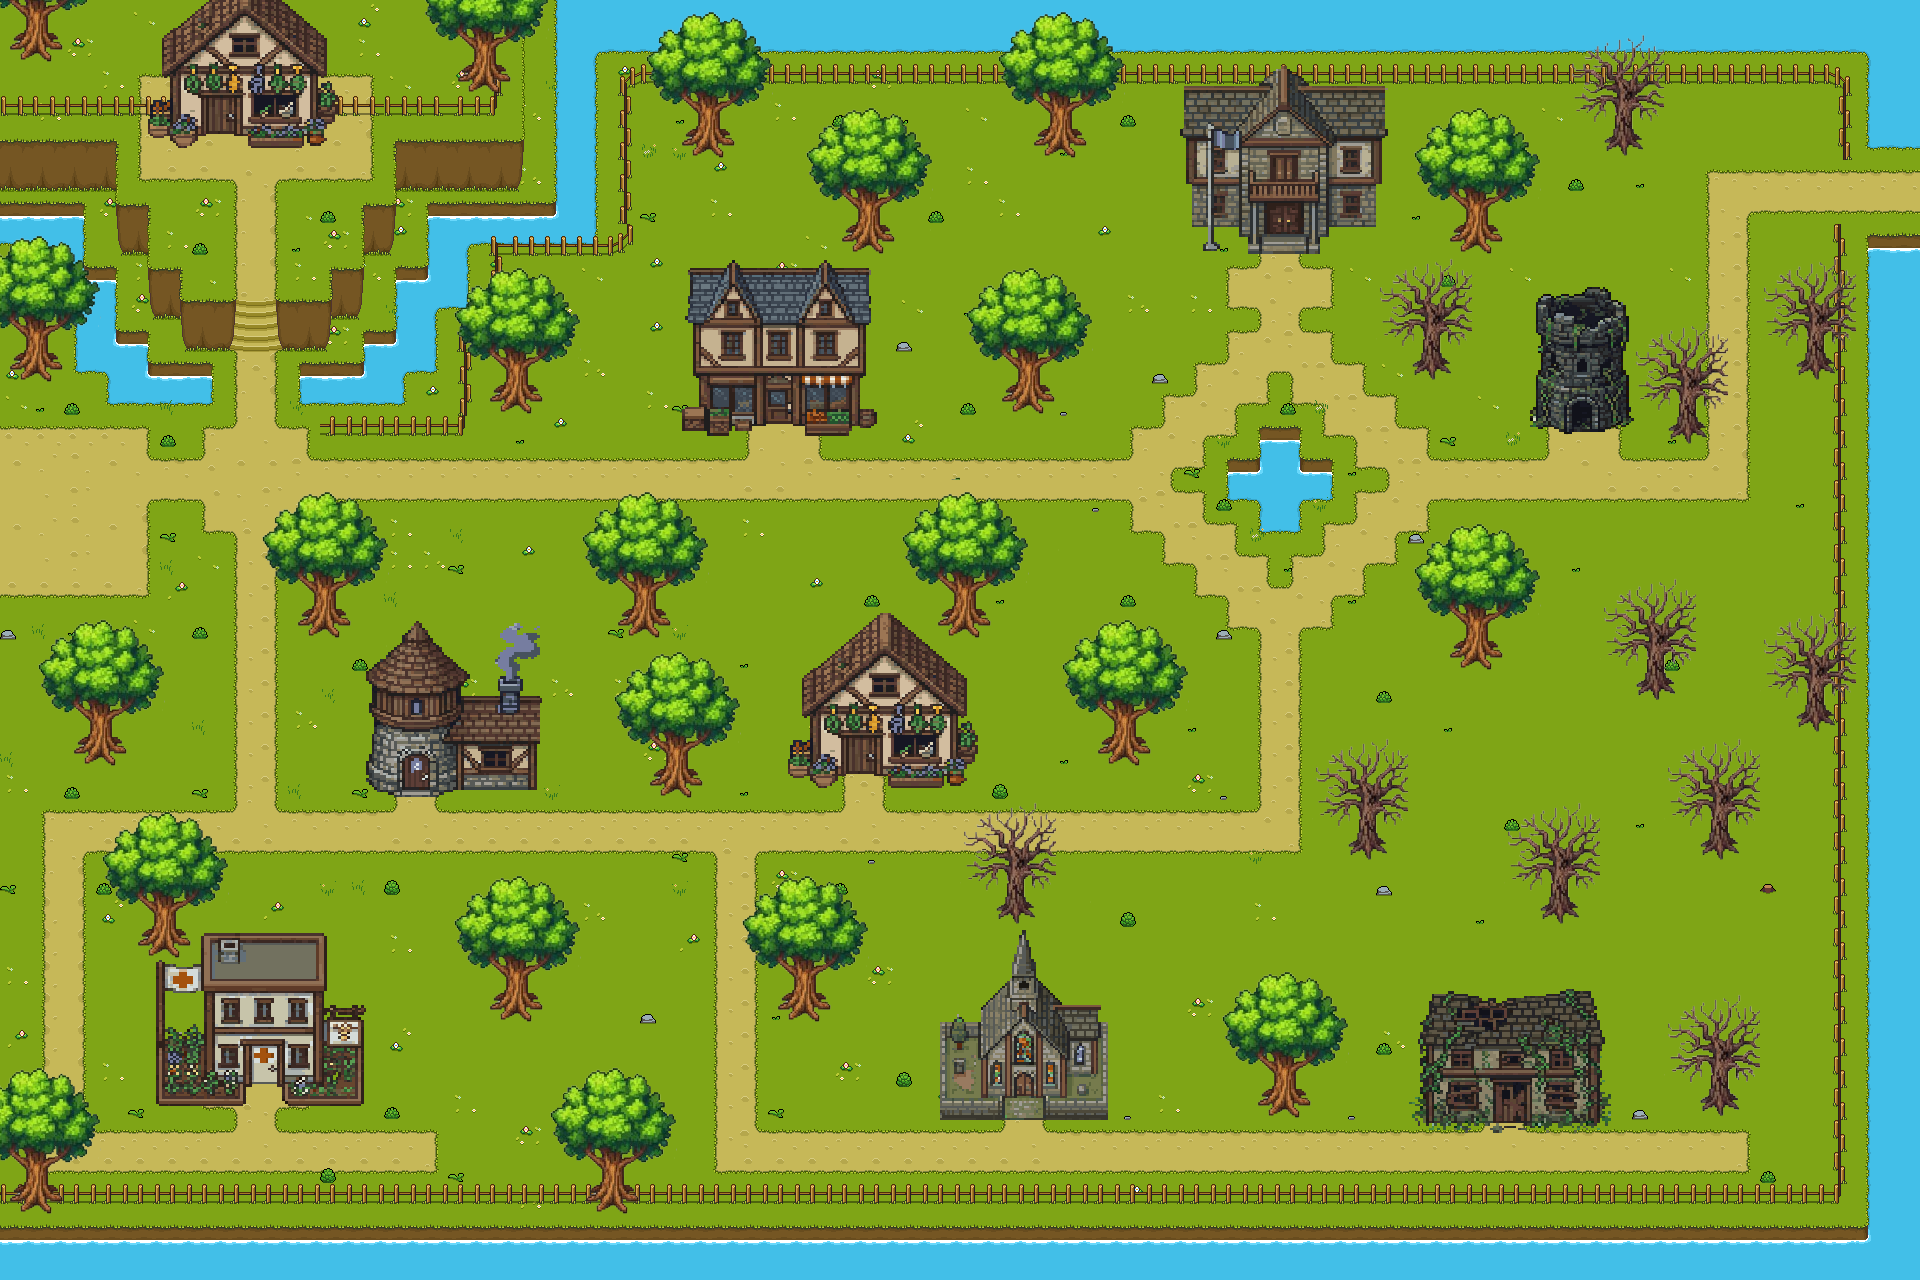

This is a level from a 2D game, rendered from its Tiled map with the project's own tilesets. A one-line summary and the map file follow, with tile-layer data summarised:
An orthogonal 60x40 tile map with 32x32 px tiles, 4 tile layers (Tile Layer 1, Tile Layer 2, fix, Tile Layer 3), 6 tilesets and 79 objects (PlayerSpawn, WizardSpawn, DavequaviousSpawn, KnightSpawn, OrcSpawn, ...).

<map version="1.10" tiledversion="1.12.2" orientation="orthogonal" renderorder="right-down" width="60" height="40" tilewidth="32" tileheight="32" infinite="0" nextlayerid="8" nextobjectid="105">
 <tileset firstgid="1" source="village_terrain.tsx" />
 <tileset firstgid="229" source="village_buildings.tsx" />
 <tileset firstgid="319" source="church.tsx" />
 <tileset firstgid="355" source="village_trees.tsx" />
 <tileset firstgid="580" source="village_fences.tsx" />
 <tileset firstgid="616" source="village_decor.tsx" />
 <layer id="1" name="Tile Layer 1" width="60" height="40">
  <data>[2400 cells, 2400 non-empty, 59 distinct tile ids]</data>
 </layer>
 <layer id="2" name="Tile Layer 2" width="60" height="40">
  <data>[2400 cells, 747 non-empty, 149 distinct tile ids]</data>
 </layer>
 <layer id="7" name="fix" width="60" height="40">
  <data>[2400 cells, 187 non-empty, 29 distinct tile ids]</data>
 </layer>
 <objectgroup id="5" name="spawns">
  <object id="1" name="PlayerSpawn" x="32.6667" y="480.333" width="64" height="64" />
  <object id="2" name="WizardSpawn" x="211.75" y="423" width="64" height="64" />
  <object id="3" name="DavequaviousSpawn" x="582.708" y="365.167" width="64" height="64" />
  <object id="4" name="KnightSpawn" x="1182.5" y="302" width="64" height="64" />
  <object id="5" name="OrcSpawn" x="1617.5" y="1067" width="64" height="64" />
  <object id="6" name="FairySpawn" x="385.833" y="1022.67" width="64" height="64" />
  <object id="7" name="WizardEnd" x="1760" y="128.5" width="64" height="64" />
  <object id="101" name="toForest" x="1856" y="157" width="64" height="71.5" />
  <object id="104" name="toHouse" x="192.667" y="148" width="64" height="28" />
 </objectgroup>
 <layer id="4" name="Tile Layer 3" width="60" height="40">
  <data>[2400 cells, 541 non-empty, 114 distinct tile ids]</data>
 </layer>
 <objectgroup id="6" name="collisions">
  <object id="10" x="315.167" y="591.167" width="21" height="35" />
  <object id="11" x="90.4583" y="719.792" width="21" height="35" />
  <object id="12" x="155" y="910.667" width="21" height="35" />
  <object id="14" x="506.667" y="976.5" width="21" height="35" />
  <object id="16" x="794" y="977.5" width="21" height="35" />
  <object id="17" x="1007.17" y="855.5" width="17.3333" height="59" />
  <object id="18" x="1358.75" y="791" width="18" height="57.5" />
  <object id="19" x="1551.67" y="853.75" width="16.5" height="58" />
  <object id="20" x="1712.17" y="1043.5" width="15.3333" height="61" />
  <object id="21" x="1711.17" y="786.417" width="17" height="62" />
  <object id="22" x="1807.25" y="657.75" width="17" height="62" />
  <object id="23" x="1647" y="630" width="17" height="58" />
  <object id="24" x="1679.5" y="374.5" width="17" height="56.5" />
  <object id="25" x="1807.5" y="304.5" width="17" height="63" />
  <object id="26" x="1424.17" y="308.167" width="17" height="62" />
  <object id="27" x="1465.92" y="204.5" width="22" height="35" />
  <object id="28" x="1616" y="86" width="17" height="58" />
  <object id="29" x="1050.5" y="113" width="21" height="35" />
  <object id="30" x="859.5" y="207.5" width="19.5" height="35" />
  <object id="31" x="1019" y="367" width="19.5" height="35" />
  <object id="32" x="699.167" y="107.333" width="20.6667" height="40.5" />
  <object id="33" x="506.833" y="365.833" width="20.6667" height="35" />
  <object id="34" x="635.5" y="591" width="19" height="35" />
  <object id="35" x="666.273" y="750.5" width="21.6818" height="35" />
  <object id="36" x="1466.58" y="622.25" width="21" height="35" />
  <object id="37" x="1114.17" y="717.167" width="21.5455" height="35" />
  <object id="38" x="954.288" y="589.47" width="21.7273" height="35" />
  <object id="39" x="1274.03" y="1068.17" width="21.9091" height="35" />
  <object id="40" x="-5.32907e-15" y="1185.33" width="1920" height="95.3333" />
  <object id="43" x="497.667" y="4.33333" width="124" height="236.167" />
  <object id="44" x="498.667" y="0.33335" width="1422" height="74.6666" />
  <object id="45" x="1840.67" y="226.75" width="80" height="968.334" />
  <object id="46" x="364" y="204.416" width="135" height="104.667" />
  <object id="47" x="331" y="267.916" width="132.5" height="162.667" />
  <object id="48" x="288.129" y="301.25" width="43.037" height="103.834" />
  <object id="49" x="106.25" y="300.526" width="117.037" height="104.334" />
  <object id="50" x="0.25" y="269.666" width="179" height="110.167" />
  <object id="51" x="76.75" y="267.666" width="39" height="61.667" />
  <object id="52" x="-0.75" y="140.666" width="117.5" height="161.667" />
  <object id="53" x="395.75" y="141.166" width="102" height="62.667" />
  <object id="54" x="117.75" y="205.666" width="32.5" height="64.167" />
  <object id="55" x="156" y="1055.5" width="206" height="49.5" />
  <object id="57" x="364.5" y="733.083" width="171.5" height="62.6667" />
  <object id="58" x="941.5" y="1022.75" width="167.5" height="96.5" />
  <object id="59" x="788.25" y="731.917" width="189.5" height="54.6667" />
  <object id="60" x="1424.25" y="1081.75" width="176" height="49.5" />
  <object id="61" x="1532.42" y="383.5" width="99.5" height="49.25" />
  <object id="62" x="1193.25" y="184.75" width="184.667" height="70" />
  <object id="63" x="682.75" y="383.417" width="194.833" height="52.8333" />
  <object id="64" x="1841.33" y="76.2497" width="80" height="81.834" />
  <object id="65" x="0" y="0.9165" width="498" height="146.167" />
  <object id="83" x="71.75" y="694.5" width="61" height="25" />
  <object id="85" x="137.5" y="886.5" width="61" height="25" />
  <object id="86" x="489" y="951" width="61" height="25" />
  <object id="87" x="778.5" y="952.5" width="61" height="25" />
  <object id="88" x="647.5" y="726" width="61" height="25" />
  <object id="89" x="616.5" y="565" width="61" height="25" />
  <object id="90" x="680" y="82" width="61" height="25" />
  <object id="91" x="840.5" y="182.5" width="61" height="25" />
  <object id="92" x="1030.5" y="88.5" width="61" height="25" />
  <object id="93" x="999" y="342" width="61" height="25" />
  <object id="94" x="936" y="564" width="61" height="25" />
  <object id="95" x="1096.5" y="692.5" width="61" height="25" />
  <object id="96" x="1254" y="1043" width="61" height="25" />
  <object id="97" x="1449.5" y="598" width="61" height="25" />
  <object id="98" x="1446.5" y="180" width="61" height="25" />
  <object id="99" x="488.167" y="341.167" width="61" height="25" />
  <object id="100" x="297.167" y="566.167" width="61" height="25" />
  <object id="102" x="1227" y="458.5" width="106" height="41.5" />
  <object id="103" x="1260.5" y="427" width="39.5" height="104" />
 </objectgroup>
</map>
